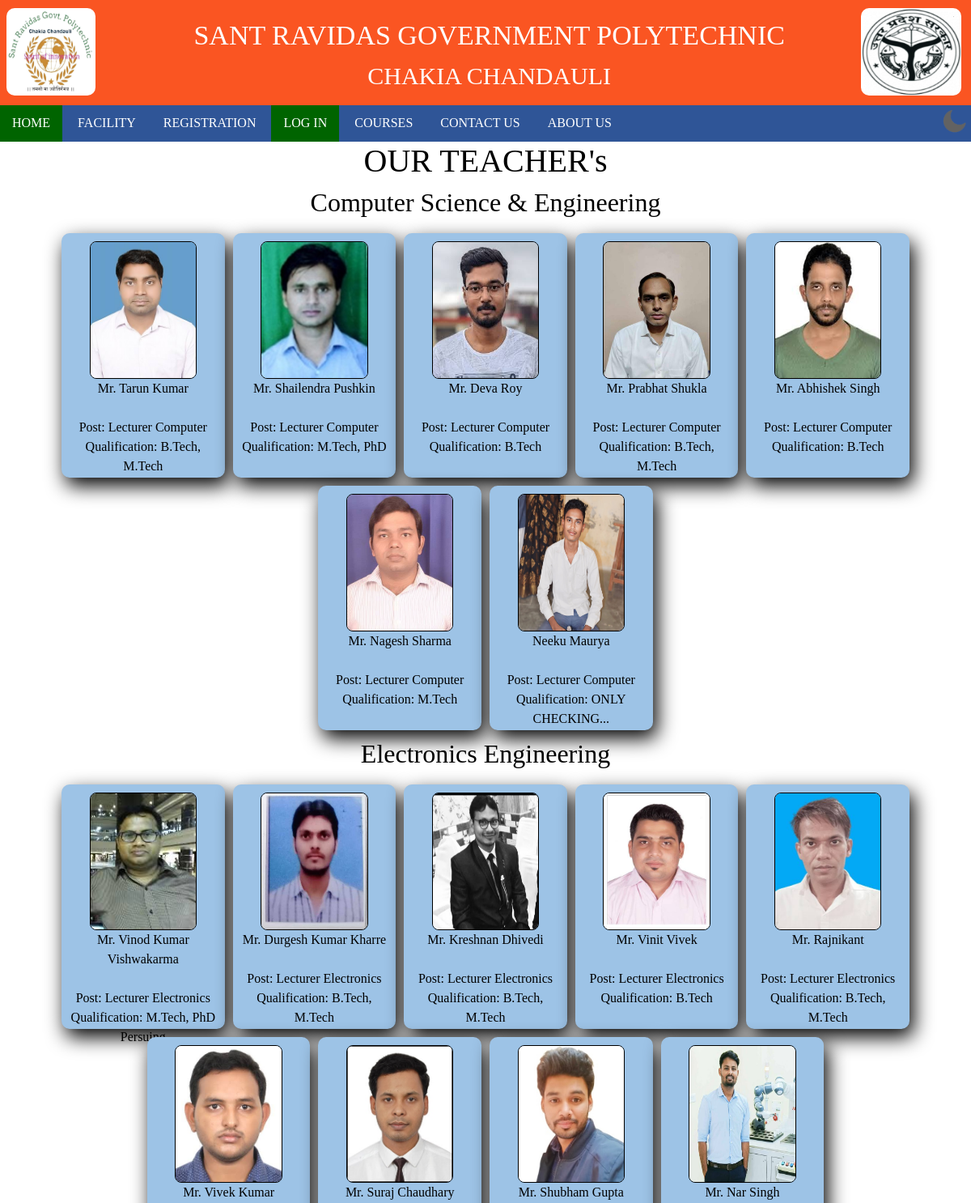
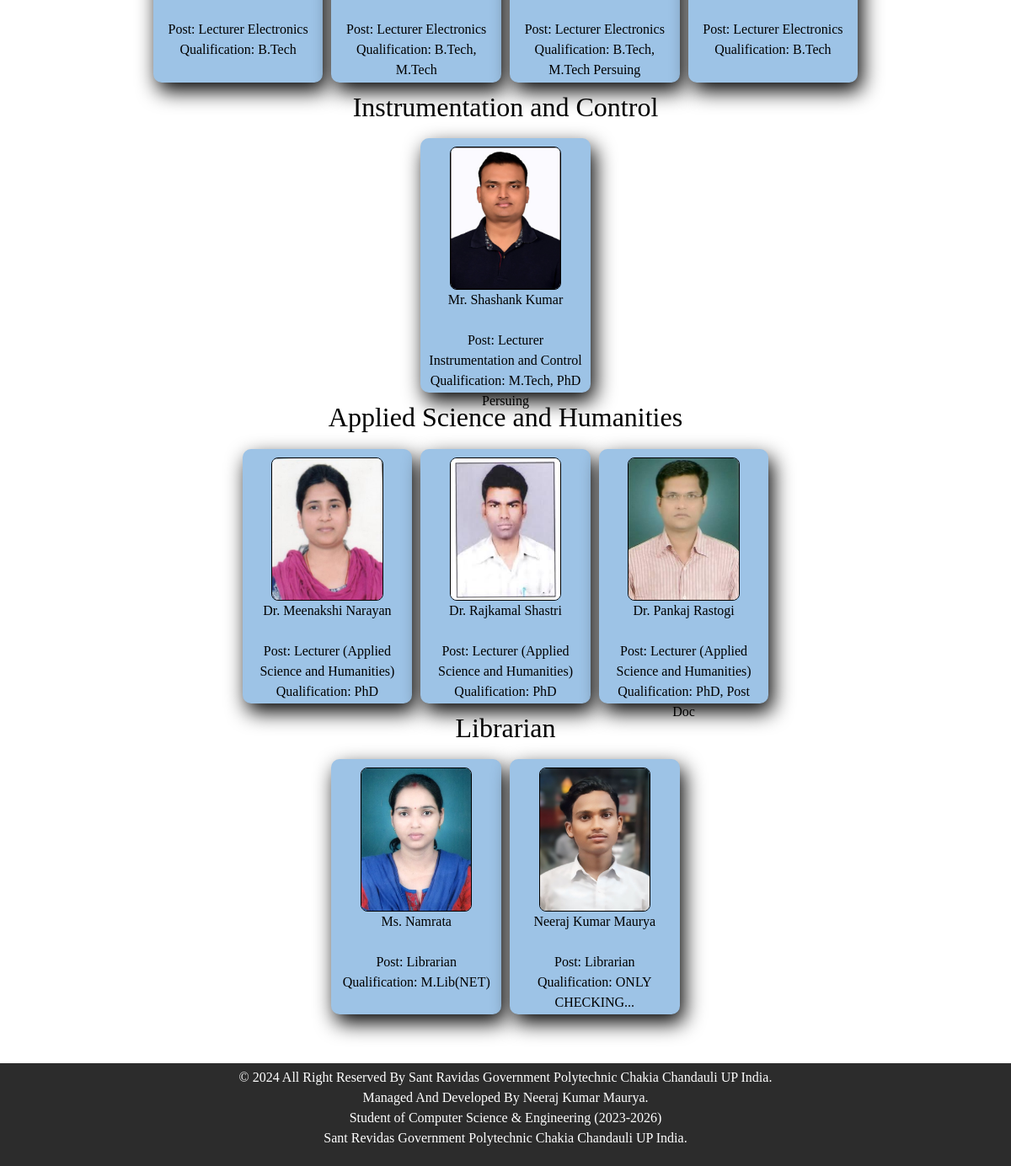
/teachers/ (signed in), run on the app's committed database (2 pictures, top to bottom).
### MAIN_APP/models.py (models this page shows, shortened)
class Teacher(models.Model):
    teacher_id = models.AutoField(primary_key=True)
    name=models.CharField(max_length=50)
    post=models.CharField(max_length=200, choices=[
        ('Lecturer Computer', 'Lecturer Computer'),
        ('Lecturer Electronics', 'Lecturer Electronics'),
        ('Lecturer Instrumentation and Control','Lecturer Instrumentation and Control'),
        ('Lecturer (Applied Science and Humanities)','Lecturer (Applied Science and Humanities)'),
        ('Librarian','Librarian'),
        ('Workshop Instructor','Workshop Instructor'),
        ])
    Qualification=models.CharField(max_length=200)
    photo=models.ImageField(upload_to='teacher/')
    updated_at = models.DateTimeField(auto_now=True)
    def filename(self):
        return os.path.basename(self.photo.name)

### MAIN_APP/views.py (the view)
# urls.py: path("teachers/", views.our_teachers, name="teacher"),
def our_teachers(request):
    data={
        'title': 'TEACHERS',
        'active': 'home',
        'cs': Teacher.objects.filter(post='Lecturer Computer'),
        'ec': Teacher.objects.filter(post='Lecturer Electronics'),
        'ic': Teacher.objects.filter(post='Lecturer Instrumentation and Control'),
        'gs': Teacher.objects.filter(post='Lecturer (Applied Science and Humanities)'),
        'lib': Teacher.objects.filter(post='Librarian'),
        'work': Teacher.objects.filter(post='Workshop Instructor'),
    }
    return render(request, "teachers.html",data)

### templates/teachers.html (shortened to what this page needs)
{% extends "base.html" %}
{% load static %}
{% block extra_links %}
<link rel="stylesheet" href="{% static 'css/teachers.css' %}">
{% endblock %}
{% block content %}
      <main>
        <h1 align="center">OUR TEACHER's</h1>
        {% if cs %}
        <h2 align="center">Computer Science & Engineering</h2>
        <div class="container">
          {% for n in cs %}
          <div class="box" id="boxes">
            <img src="{{n.photo.url}}" alt="{{n.filename}}" />
            <p>
              {{n.name}}<br /><br />
              Post: {{n.post}}<br />
              Qualification: {{n.Qualification}}
            </p>
          </div>
          {% endfor %}
        {% endif %}
        </div>
        {% if ec %}
        <h2 align="center">Electronics Engineering</h2>
        <div class="container">
          {% for n in ec %}
          <div class="box" id="boxes">
            <img
              src="{{n.photo.url}}"
              alt="{{n.name}}"
            />
            <p>
              {{n.name}}<br /><br />
              Post: {{n.post}}<br />
              Qualification: {{n.Qualification}}
            </p>
          </div>
          {% endfor %}
        </div>
        {% endif %}
        {% if ic %}
          <h2 align="center">Instrumentation and Control</h2>
        <div class="container">
          {% for n in ic %}
          <div class="box" id="boxes">
            <img
              src="{{n.photo.url}}"
              alt="{{n.name}}"
            />
            <p>
              {{n.name}}<br /><br />
              Post: {{n.post}}<br />
              Qualification: {{n.Qualification}}
            </p>
          </div>
          {% endfor %}
        </div>
        {% endif %}
        {% if gs %}
          <h2 align="center">Applied Science and Humanities</h2>
        <div class="container">
          {% for n in gs %}
          <div class="box" id="boxes">
            <img
              src="{{n.photo.url}}"
              alt="{{n.name}}"
            />
            <p>
              {{n.name}}<br /><br />
              Post: {{n.post}}<br />
              Qualification: {{n.Qualification}}
            </p>
          </div>
          {% endfor %}
        </div>
	      {% endif %}
        {% if lib %}
          <h2 align="center">Librarian</h2>
        <div class="container">
          {% for n in lib %}
          <div class="box" id="boxes">
            <img src="{{n.photo.url}}" alt="{{n.name}}" />
            <p>
              {{n.name}}<br /><br />
              Post: {{n.post}}<br />
              Qualification: {{n.Qualification}}
            </p>
          </div>
          {% endfor %}
        </div>
        {% endif %}
      </main>
      <br /><br />
      {% endblock %}

### static/css/light.css (style rules this page uses)
body { background: white; }
main { color: black; }
#boxes { background: #9DC3E6; color: black; }

### static/css/blur.css (style rules this page uses)
body { margin: 0; padding: 0; display: flex; flex-direction: column; align-items: center; }
#boxes { backdrop-filter: none; transition: transform 0.3s ease, filter 0.3s ease; }

### static/css/style.css (style rules this page uses)
* { transition-delay: 0.3ms; user-select: none; -webkit-user-select: none; -moz-user-select: none; -ms-user-select: none; font-family: "Times New Roman", Times, serif; }
html, body, #main-content { height: 100%; width: 100%; margin: 0; padding: 0; }

### static/css/teachers.css (style rules this page uses)
body { height: max-content; margin: 0; padding: 0; }
.container { display: flex; flex-wrap: wrap; gap: 10px; padding: 10px; justify-content: center; }
.box { padding: 10px; height: 8cm; text-align: center; border-radius: 10px; box-shadow: 5px 10px 25px #000; }
.box img { width: 3.5cm; height: 4.5cm; text-align: center; border: 1px solid black; border-radius: 8px; }
@media (min-width: 1024px) { .box { width: 18%; } }

### data on the page
Teacher: photo (picture), name "Mr. Tarun Kumar", post "Lecturer Computer", Qualification "B.Tech, M.Tech"
Teacher: photo (picture), name "Mr. Shailendra Pushkin", post "Lecturer Computer", Qualification "M.Tech, PhD"
Teacher: photo (picture), name "Mr. Deva Roy", post "Lecturer Computer", Qualification "B.Tech"
Teacher: photo (picture), name "Mr. Prabhat Shukla", post "Lecturer Computer", Qualification "B.Tech, M.Tech"
Teacher: photo (picture), name "Mr. Abhishek Singh", post "Lecturer Computer", Qualification "B.Tech"
Teacher: photo (picture), name "Mr. Nagesh Sharma", post "Lecturer Computer", Qualification "M.Tech"
Teacher: photo (picture), name "Neeku Maurya", post "Lecturer Computer", Qualification "ONLY CHECKING..."
Teacher: photo (picture), name "Mr. Vinod Kumar Vishwakarma", post "Lecturer Electronics", Qualification "M.Tech, PhD Persuing"
Teacher: photo (picture), name "Mr. Durgesh Kumar Kharre", post "Lecturer Electronics", Qualification "B.Tech, M.Tech"
Teacher: photo (picture), name "Mr. Kreshnan Dhivedi", post "Lecturer Electronics", Qualification "B.Tech, M.Tech"
Teacher: photo (picture), name "Mr. Vinit Vivek", post "Lecturer Electronics", Qualification "B.Tech"
Teacher: photo (picture), name "Mr. Rajnikant", post "Lecturer Electronics", Qualification "B.Tech, M.Tech"
Teacher: photo (picture), name "Mr. Vivek Kumar", post "Lecturer Electronics", Qualification "B.Tech"
Teacher: photo (picture), name "Mr. Suraj Chaudhary", post "Lecturer Electronics", Qualification "B.Tech, M.Tech"
Teacher: photo (picture), name "Mr. Shubham Gupta", post "Lecturer Electronics", Qualification "B.Tech, M.Tech Persuing"
Teacher: photo (picture), name "Mr. Nar Singh", post "Lecturer Electronics", Qualification "B.Tech"
Teacher: photo (picture), name "Mr. Shashank Kumar", post "Lecturer Instrumentation and Control", Qualification "M.Tech, PhD Persuing"
Teacher: photo (picture), name "Dr. Meenakshi Narayan", post "Lecturer (Applied Science and Humanities)", Qualification "PhD"
Teacher: photo (picture), name "Dr. Rajkamal Shastri", post "Lecturer (Applied Science and Humanities)", Qualification "PhD"
Teacher: photo (picture), name "Dr. Pankaj Rastogi", post "Lecturer (Applied Science and Humanities)", Qualification "PhD, Post Doc"
Teacher: photo (picture), name "Ms. Namrata", post "Librarian", Qualification "M.Lib(NET)"
Teacher: photo (picture), name "Neeraj Kumar Maurya", post "Librarian", Qualification "ONLY CHECKING..."
